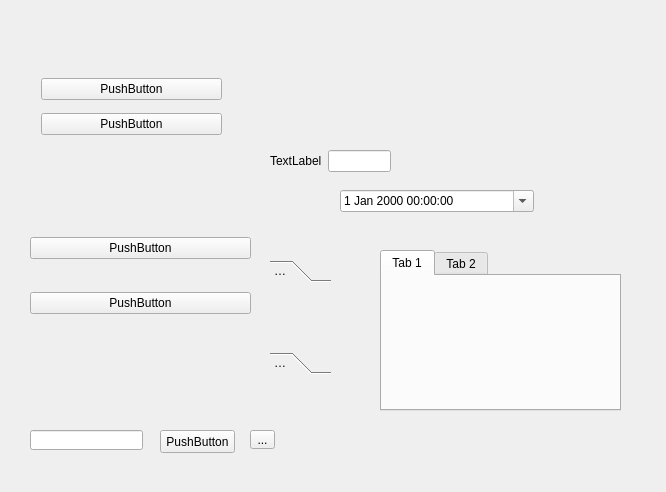
<?xml version="1.0" encoding="UTF-8"?>
<ui version="4.0">
 <class>MainWindow</class>
 <widget class="QMainWindow" name="MainWindow">
  <property name="geometry">
   <rect>
    <x>0</x>
    <y>0</y>
    <width>666</width>
    <height>492</height>
   </rect>
  </property>
  <property name="windowTitle">
   <string>MainWindow</string>
  </property>
  <property name="toolButtonStyle">
   <enum>Qt::ToolButtonIconOnly</enum>
  </property>
  <property name="animated">
   <bool>true</bool>
  </property>
  <widget class="QWidget" name="centralwidget">
   <widget class="QLineEdit" name="lineEdit">
    <property name="geometry">
     <rect>
      <x>30</x>
      <y>430</y>
      <width>113</width>
      <height>20</height>
     </rect>
    </property>
   </widget>
   <widget class="QWidget" name="layoutWidget">
    <property name="geometry">
     <rect>
      <x>270</x>
      <y>150</y>
      <width>121</width>
      <height>22</height>
     </rect>
    </property>
    <layout class="QFormLayout" name="formLayout">
     <property name="sizeConstraint">
      <enum>QLayout::SetNoConstraint</enum>
     </property>
     <item row="0" column="0">
      <widget class="QLabel" name="label">
       <property name="sizePolicy">
        <sizepolicy hsizetype="Fixed" vsizetype="Preferred">
         <horstretch>0</horstretch>
         <verstretch>0</verstretch>
        </sizepolicy>
       </property>
       <property name="text">
        <string>TextLabel</string>
       </property>
       <property name="scaledContents">
        <bool>false</bool>
       </property>
       <property name="wordWrap">
        <bool>false</bool>
       </property>
       <property name="indent">
        <number>-1</number>
       </property>
       <property name="buddy">
        <cstring></cstring>
       </property>
      </widget>
     </item>
     <item row="0" column="1">
      <widget class="QLineEdit" name="lineEdit_2"/>
     </item>
    </layout>
   </widget>
   <widget class="QDateTimeEdit" name="dateTimeEdit">
    <property name="geometry">
     <rect>
      <x>340</x>
      <y>190</y>
      <width>194</width>
      <height>22</height>
     </rect>
    </property>
    <property name="calendarPopup">
     <bool>true</bool>
    </property>
   </widget>
   <widget class="QToolBox" name="toolBox">
    <property name="geometry">
     <rect>
      <x>270</x>
      <y>260</y>
      <width>61</width>
      <height>114</height>
     </rect>
    </property>
    <property name="currentIndex">
     <number>0</number>
    </property>
    <widget class="QWidget" name="page">
     <property name="geometry">
      <rect>
       <x>0</x>
       <y>0</y>
       <width>61</width>
       <height>60</height>
      </rect>
     </property>
     <attribute name="label">
      <string>Page 1</string>
     </attribute>
    </widget>
    <widget class="QWidget" name="page_2">
     <property name="geometry">
      <rect>
       <x>0</x>
       <y>0</y>
       <width>61</width>
       <height>60</height>
      </rect>
     </property>
     <attribute name="label">
      <string>Page 2</string>
     </attribute>
    </widget>
   </widget>
   <widget class="QTabWidget" name="tabWidget">
    <property name="geometry">
     <rect>
      <x>380</x>
      <y>250</y>
      <width>241</width>
      <height>161</height>
     </rect>
    </property>
    <property name="currentIndex">
     <number>0</number>
    </property>
    <widget class="QWidget" name="tab">
     <attribute name="title">
      <string>Tab 1</string>
     </attribute>
    </widget>
    <widget class="QWidget" name="tab_2">
     <attribute name="title">
      <string>Tab 2</string>
     </attribute>
    </widget>
   </widget>
   <widget class="QPushButton" name="pushButton">
    <property name="geometry">
     <rect>
      <x>160</x>
      <y>430</y>
      <width>75</width>
      <height>23</height>
     </rect>
    </property>
    <property name="text">
     <string>PushButton</string>
    </property>
   </widget>
   <widget class="QToolButton" name="toolButton">
    <property name="geometry">
     <rect>
      <x>250</x>
      <y>430</y>
      <width>25</width>
      <height>19</height>
     </rect>
    </property>
    <property name="text">
     <string>...</string>
    </property>
   </widget>
   <widget class="QWidget" name="">
    <property name="geometry">
     <rect>
      <x>41</x>
      <y>71</y>
      <width>181</width>
      <height>71</height>
     </rect>
    </property>
    <layout class="QGridLayout" name="gridLayout">
     <item row="0" column="0">
      <widget class="QPushButton" name="pushButton_2">
       <property name="text">
        <string>PushButton</string>
       </property>
      </widget>
     </item>
     <item row="1" column="0">
      <widget class="QPushButton" name="pushButton_3">
       <property name="text">
        <string>PushButton</string>
       </property>
      </widget>
     </item>
    </layout>
   </widget>
   <widget class="QWidget" name="">
    <property name="geometry">
     <rect>
      <x>30</x>
      <y>210</y>
      <width>221</width>
      <height>131</height>
     </rect>
    </property>
    <layout class="QVBoxLayout" name="verticalLayout">
     <item>
      <widget class="QPushButton" name="pushButton_4">
       <property name="text">
        <string>PushButton</string>
       </property>
      </widget>
     </item>
     <item>
      <widget class="QPushButton" name="pushButton_5">
       <property name="text">
        <string>PushButton</string>
       </property>
      </widget>
     </item>
    </layout>
   </widget>
  </widget>
 </widget>
 <resources/>
 <connections/>
</ui>
